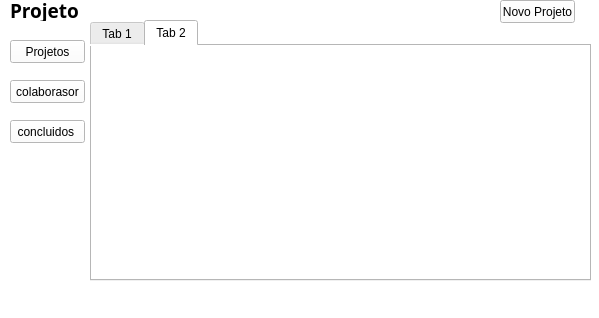
<?xml version="1.0" encoding="UTF-8"?>
<ui version="4.0">
 <class>MainWindow</class>
 <widget class="QMainWindow" name="MainWindow">
  <property name="geometry">
   <rect>
    <x>0</x>
    <y>0</y>
    <width>599</width>
    <height>318</height>
   </rect>
  </property>
  <property name="font">
   <font>
    <pointsize>9</pointsize>
   </font>
  </property>
  <property name="windowTitle">
   <string>MainWindow</string>
  </property>
  <property name="styleSheet">
   <string notr="true">background-color: rgb(255, 255, 255);</string>
  </property>
  <widget class="QWidget" name="centralwidget">
   <widget class="QLabel" name="label">
    <property name="geometry">
     <rect>
      <x>10</x>
      <y>0</y>
      <width>91</width>
      <height>21</height>
     </rect>
    </property>
    <property name="font">
     <font>
      <family>Arial Black</family>
      <pointsize>14</pointsize>
      <weight>75</weight>
      <bold>true</bold>
     </font>
    </property>
    <property name="text">
     <string>Projeto</string>
    </property>
   </widget>
   <widget class="QPushButton" name="pushButton">
    <property name="geometry">
     <rect>
      <x>500</x>
      <y>0</y>
      <width>75</width>
      <height>23</height>
     </rect>
    </property>
    <property name="styleSheet">
     <string notr="true">background-color: rgb(255, 255, 255);</string>
    </property>
    <property name="text">
     <string>Novo Projeto</string>
    </property>
   </widget>
   <widget class="QPushButton" name="pushButton_2">
    <property name="geometry">
     <rect>
      <x>10</x>
      <y>40</y>
      <width>75</width>
      <height>23</height>
     </rect>
    </property>
    <property name="styleSheet">
     <string notr="true">background-color: rgb(255, 255, 255);</string>
    </property>
    <property name="text">
     <string>Projetos</string>
    </property>
   </widget>
   <widget class="QPushButton" name="pushButton_3">
    <property name="geometry">
     <rect>
      <x>10</x>
      <y>80</y>
      <width>75</width>
      <height>23</height>
     </rect>
    </property>
    <property name="styleSheet">
     <string notr="true">background-color: rgb(255, 255, 255);</string>
    </property>
    <property name="text">
     <string>colaborasor</string>
    </property>
   </widget>
   <widget class="QTabWidget" name="tabWidget">
    <property name="geometry">
     <rect>
      <x>90</x>
      <y>20</y>
      <width>501</width>
      <height>261</height>
     </rect>
    </property>
    <property name="currentIndex">
     <number>1</number>
    </property>
    <widget class="QWidget" name="id">
     <attribute name="title">
      <string>Tab 1</string>
     </attribute>
    </widget>
    <widget class="QWidget" name="tab_2">
     <attribute name="title">
      <string>Tab 2</string>
     </attribute>
    </widget>
   </widget>
   <widget class="QPushButton" name="pushButton_4">
    <property name="geometry">
     <rect>
      <x>10</x>
      <y>120</y>
      <width>75</width>
      <height>23</height>
     </rect>
    </property>
    <property name="text">
     <string>concluidos </string>
    </property>
   </widget>
  </widget>
  <widget class="QMenuBar" name="menubar">
   <property name="geometry">
    <rect>
     <x>0</x>
     <y>0</y>
     <width>599</width>
     <height>21</height>
    </rect>
   </property>
  </widget>
  <widget class="QStatusBar" name="statusbar"/>
 </widget>
 <resources/>
 <connections/>
</ui>
